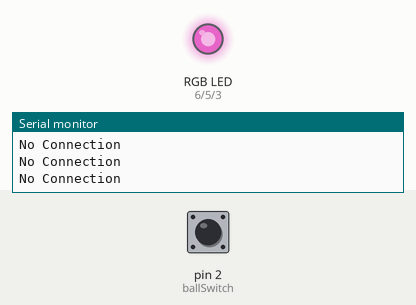
The sketch below on a simulated Arduino Uno, built with avr-gcc and run on an emulated ATmega328P. Shown: an RGB LED mixed from three pins (HIGH = lit), the last lines printed to the serial monitor. The test bench sets the inputs (shaded band); at power-on: pin 2 (ballSwitch) HIGH. Dim RGB values are drawn brighter than linear.

Above: at 5.9 s.
6.0 s: pin 2 (ballSwitch) pulled LOW for 2.95 s
At 8.7 s:
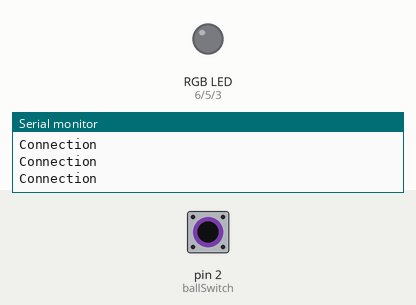
21.9 s: pin 2 (ballSwitch) driven LOW
At 22.05 s:
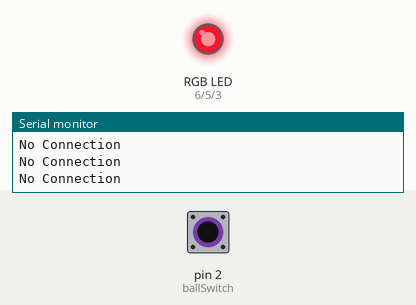
Timing chart, 0 to 25.8 s (numbered marks = the images above; inputs shaded):
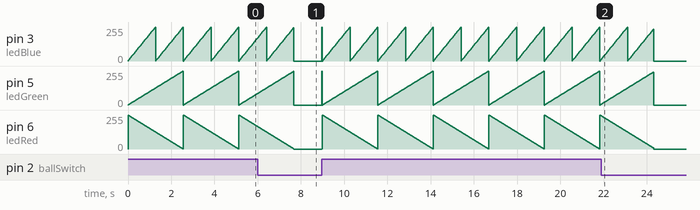

Measured:
- by itself, pin 3 (ledBlue): ramps from 0/255 to 254/255 and jumps back, once every 1.3 s

The sketch:

tilt_switch_pwm_led.ino
```cpp
//www.elegoo.com
//2016.12.08
/*****************************************/
const int ballSwitch = 2;
const int ledBlue = 3;
const int ledGreen = 5;
const int ledRed = 6;
int redValue = 255;
int greenValue = 0;
int blueValue = 0;
const int delayTime = 10;

void setup()
{
  //initialize the ledPin as an output
  pinMode(ledBlue,OUTPUT);
  pinMode(ledGreen, OUTPUT);
  pinMode(ledRed, OUTPUT);
  pinMode(ballSwitch,INPUT);
  digitalWrite(ballSwitch, HIGH);
  Serial.begin(9600);
}
/******************************************/
void loop()
{
  int digitalVal = digitalRead(ballSwitch);
  if(HIGH == digitalVal)
  {
    Serial.println("No Connection");
    for(int i = 0; i < 255; i += 1)
    {
      redValue -= 1;
      greenValue += 1;
      blueValue += 2;

      analogWrite(ledRed, redValue);
      analogWrite(ledBlue, blueValue);
      analogWrite(ledGreen, greenValue);
      delay(delayTime);
    }
  }
  else
  {
    Serial.println("Connection");
    analogWrite(ledRed, 0);
    analogWrite(ledBlue, 0);
    analogWrite(ledGreen, 0);
  }
}
/**********************************************/
```
